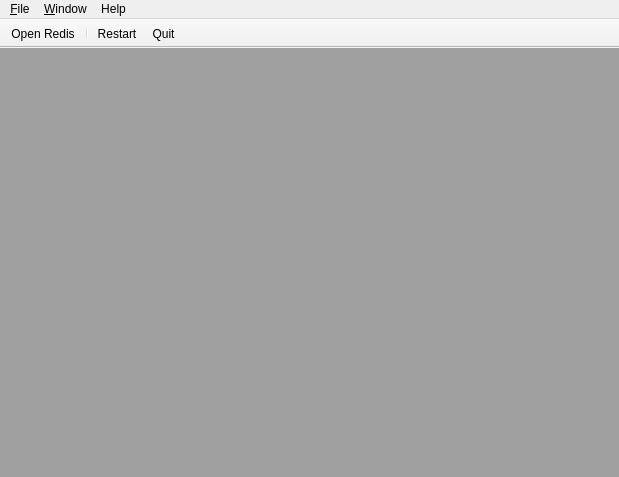
<?xml version="1.0" encoding="UTF-8"?>
<ui version="4.0">
 <class>main_window</class>
 <widget class="QMainWindow" name="main_window">
  <property name="geometry">
   <rect>
    <x>0</x>
    <y>0</y>
    <width>619</width>
    <height>477</height>
   </rect>
  </property>
  <property name="windowTitle">
   <string>QRedis</string>
  </property>
  <widget class="QWidget" name="centralwidget">
   <layout class="QVBoxLayout" name="verticalLayout_2">
    <property name="spacing">
     <number>0</number>
    </property>
    <property name="margin">
     <number>0</number>
    </property>
    <item>
     <widget class="QMdiArea" name="mdi">
     </widget>
    </item>
   </layout>
  </widget>
  <widget class="QToolBar" name="toolbar">
   <property name="windowTitle">
    <string>toolBar</string>
   </property>
   <property name="movable">
    <bool>false</bool>
   </property>
   <attribute name="toolBarArea">
    <enum>TopToolBarArea</enum>
   </attribute>
   <attribute name="toolBarBreak">
    <bool>false</bool>
   </attribute>
   <addaction name="open_db_action"/>
   <addaction name="separator"/>
   <addaction name="restart_action"/>
   <addaction name="quit_action"/>
  </widget>
  <widget class="QMenuBar" name="menuBar">
   <property name="geometry">
    <rect>
     <x>0</x>
     <y>0</y>
     <width>619</width>
     <height>27</height>
    </rect>
   </property>
   <widget class="QMenu" name="menuFile">
    <property name="title">
     <string>&amp;File</string>
    </property>
    <addaction name="open_db_action"/>
    <addaction name="restart_action"/>
    <addaction name="separator"/>
    <addaction name="quit_action"/>
   </widget>
   <widget class="QMenu" name="menuHelp">
    <property name="title">
     <string>Help</string>
    </property>
    <addaction name="help_action"/>
    <addaction name="separator"/>
    <addaction name="about_action"/>
   </widget>
   <widget class="QMenu" name="menuWindow">
    <property name="title">
     <string>&amp;Window</string>
    </property>
    <addaction name="tab_windows_action"/>
    <addaction name="separator"/>
   </widget>
   <addaction name="menuFile"/>
   <addaction name="menuWindow"/>
   <addaction name="menuHelp"/>
  </widget>
  <action name="help_action">
   <property name="icon">
    <iconset theme="help">
     <normaloff/>
    </iconset>
   </property>
   <property name="text">
    <string>QRedis Help</string>
   </property>
   <property name="toolTip">
    <string>Displays QRedis help</string>
   </property>
   <property name="shortcut">
    <string>Ctrl+?</string>
   </property>
  </action>
  <action name="about_action">
   <property name="icon">
    <iconset theme="help-about">
     <normaloff/>
    </iconset>
   </property>
   <property name="text">
    <string>About...</string>
   </property>
   <property name="toolTip">
    <string>About the QRedis application</string>
   </property>
  </action>
  <action name="quit_action">
   <property name="icon">
    <iconset theme="application-exit">
     <normaloff/>
    </iconset>
   </property>
   <property name="text">
    <string>Quit</string>
   </property>
   <property name="toolTip">
    <string>Quit application</string>
   </property>
   <property name="shortcut">
    <string>Ctrl+Q</string>
   </property>
  </action>
  <action name="restart_action">
   <property name="icon">
    <iconset theme="system-reboot">
     <normaloff/>
    </iconset>
   </property>
   <property name="text">
    <string>Restart</string>
   </property>
   <property name="toolTip">
    <string>Restart application</string>
   </property>
   <property name="shortcut">
    <string>Alt+Shift+R</string>
   </property>
  </action>
  <action name="open_db_action">
   <property name="icon">
    <iconset theme="network-idle">
     <normaloff/>
    </iconset>
   </property>
   <property name="text">
    <string>Open Redis</string>
   </property>
   <property name="toolTip">
    <string>Opens a new redis DB connection in a new sub-window</string>
   </property>
   <property name="shortcut">
    <string>Ctrl+O</string>
   </property>
  </action>
  <action name="tab_windows_action">
   <property name="checkable">
    <bool>true</bool>
   </property>
   <property name="checked">
    <bool>true</bool>
   </property>
   <property name="text">
    <string>Tabbed windows</string>
   </property>
   <property name="toolTip">
    <string>Sub-windows tabbed</string>
   </property>
  </action>
 </widget>
 <resources/>
 <connections/>
</ui>
